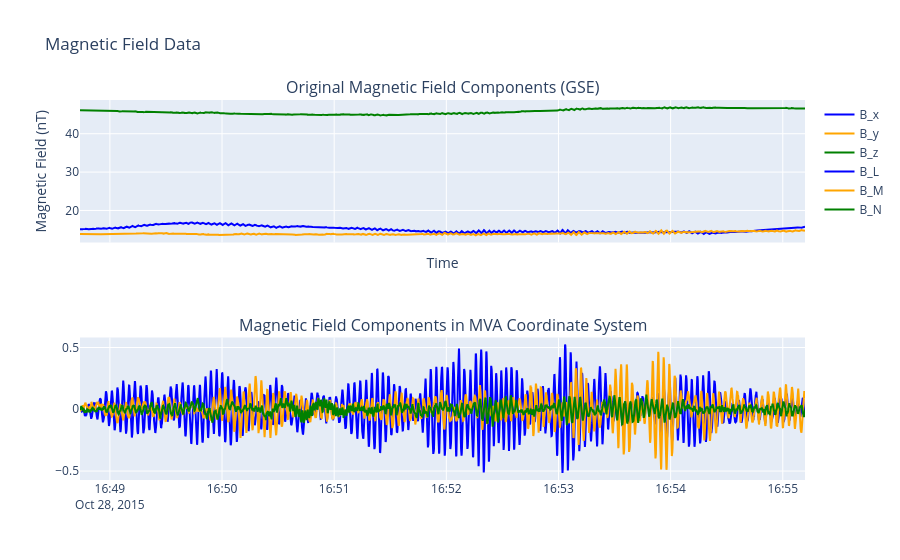

Write notebook code for a chart like this one.
### Code cell
import plotly.subplots as sp
import plotly.graph_objects as go

# Create subplots
fig = sp.make_subplots(rows=2, cols=1, shared_xaxes=True, subplot_titles=(
    "Original Magnetic Field Components (GSE)", 
    "Magnetic Field Components in MVA Coordinate System"))

# First subplot: Original magnetic field components
fig.add_trace(go.Scatter(x=filtered_data.index, y=filtered_data['B_x'], mode='lines', name='B_x', line=dict(color='blue')), row=1, col=1)
fig.add_trace(go.Scatter(x=filtered_data.index, y=filtered_data['B_y'], mode='lines', name='B_y', line=dict(color='orange')), row=1, col=1)
fig.add_trace(go.Scatter(x=filtered_data.index, y=filtered_data['B_z'], mode='lines', name='B_z', line=dict(color='green')), row=1, col=1)

# Second subplot: MVA magnetic field components
fig.add_trace(go.Scatter(x=filtered_data.index, y=filtered_data['B_L'], mode='lines', name='B_L', line=dict(color='blue')), row=2, col=1)
fig.add_trace(go.Scatter(x=filtered_data.index, y=filtered_data['B_M'], mode='lines', name='B_M', line=dict(color='orange')), row=2, col=1)
fig.add_trace(go.Scatter(x=filtered_data.index, y=filtered_data['B_N'], mode='lines', name='B_N', line=dict(color='green')), row=2, col=1)

# Update layout for interactivity
fig.update_layout(
    title="Magnetic Field Data",
    xaxis_title="Time",
    yaxis_title="Magnetic Field (nT)",
    height=600
)

fig.show()

### Figure 1 — Plotly figure (JSON) as saved in the notebook; plotly's stock layout.template omitted (floating-point values rounded to 4 significant figures; data arrays with more than 128 entries replaced by an {"elided": "..."} marker saying what was removed)
{"data": [{"line": {"color": "blue"}, "mode": "lines", "name": "B_x", "type": "scatter", "x": {"elided": "3104 str values"}, "xaxis": "x", "y": {"elided": "3104 float values"}, "yaxis": "y"}, {"line": {"color": "orange"}, "mode": "lines", "name": "B_y", "type": "scatter", "x": {"elided": "3104 str values"}, "xaxis": "x", "y": {"elided": "3104 float values"}, "yaxis": "y"}, {"line": {"color": "green"}, "mode": "lines", "name": "B_z", "type": "scatter", "x": {"elided": "3104 str values"}, "xaxis": "x", "y": {"elided": "3104 float values"}, "yaxis": "y"}, {"line": {"color": "blue"}, "mode": "lines", "name": "B_L", "type": "scatter", "x": {"elided": "3104 str values"}, "xaxis": "x2", "y": {"elided": "3104 float values"}, "yaxis": "y2"}, {"line": {"color": "orange"}, "mode": "lines", "name": "B_M", "type": "scatter", "x": {"elided": "3104 str values"}, "xaxis": "x2", "y": {"elided": "3104 float values"}, "yaxis": "y2"}, {"line": {"color": "green"}, "mode": "lines", "name": "B_N", "type": "scatter", "x": {"elided": "3104 str values"}, "xaxis": "x2", "y": {"elided": "3104 float values"}, "yaxis": "y2"}], "layout": {"annotations": [{"font": {"size": 16}, "showarrow": false, "text": "Original Magnetic Field Components (GSE)", "x": 0.5, "xanchor": "center", "xref": "paper", "y": 1, "yanchor": "bottom", "yref": "paper"}, {"font": {"size": 16}, "showarrow": false, "text": "Magnetic Field Components in MVA Coordinate System", "x": 0.5, "xanchor": "center", "xref": "paper", "y": 0.375, "yanchor": "bottom", "yref": "paper"}], "autosize": true, "title": {"text": "Magnetic Field Data"}, "xaxis": {"anchor": "y", "autorange": true, "domain": [0, 1], "matches": "x2", "range": ["2015-10-28 16:48:44.0131", "2015-10-28 16:55:11.8934"], "showticklabels": false, "title": {"text": "Time"}, "type": "date"}, "xaxis2": {"anchor": "y2", "autorange": true, "domain": [0, 1], "range": ["2015-10-28 16:48:44.0131", "2015-10-28 16:55:11.8934"], "type": "date"}, "yaxis": {"anchor": "x", "autorange": true, "domain": [0.625, 1], "range": [11.65, 48.79], "title": {"text": "Magnetic Field (nT)"}, "type": "linear"}, "yaxis2": {"anchor": "x2", "autorange": true, "domain": [0, 0.375], "range": [-0.5723, 0.5809], "type": "linear"}}}
